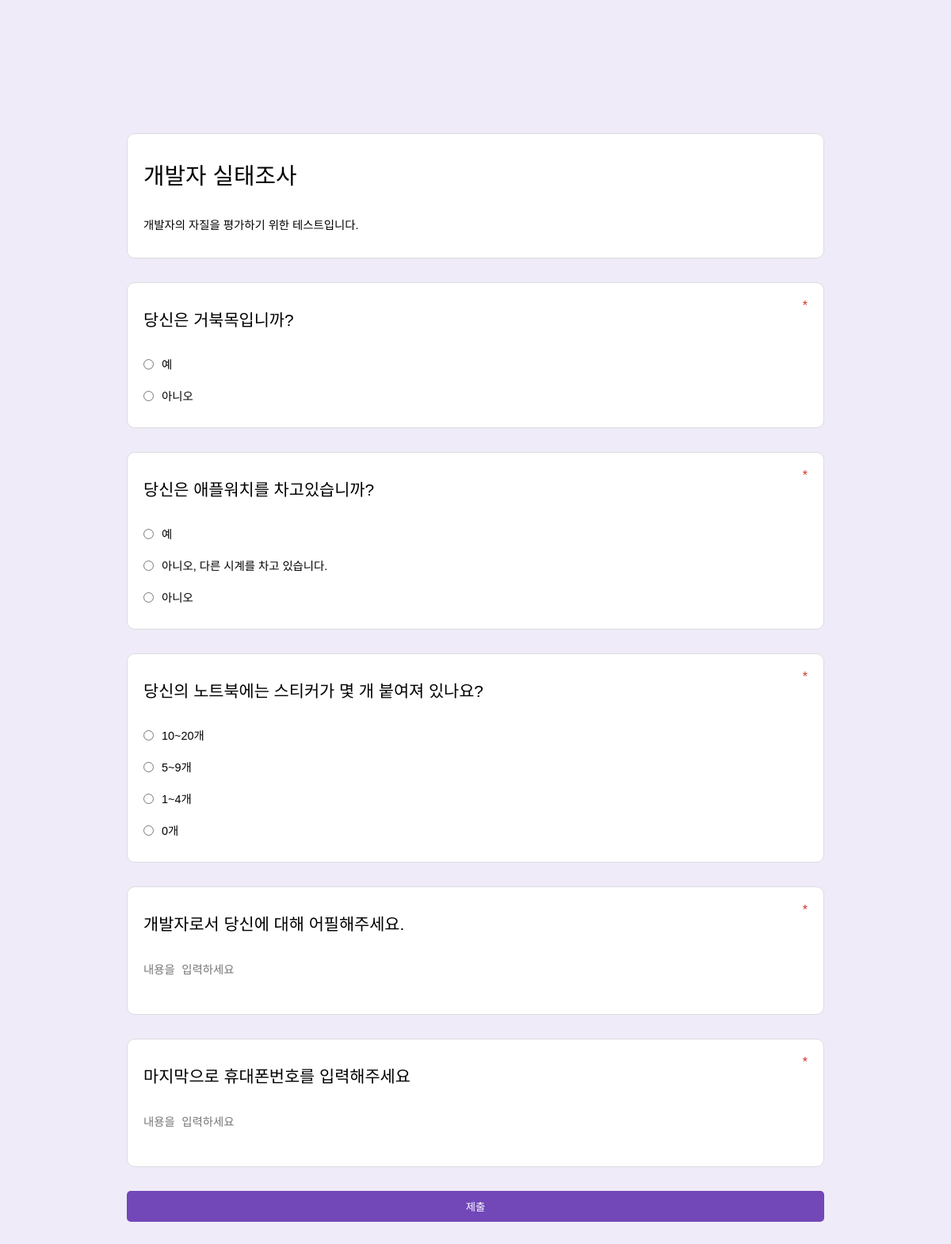
Page /forms/J91e9A55GvCK8nogAQvq/ on the earlier database version.
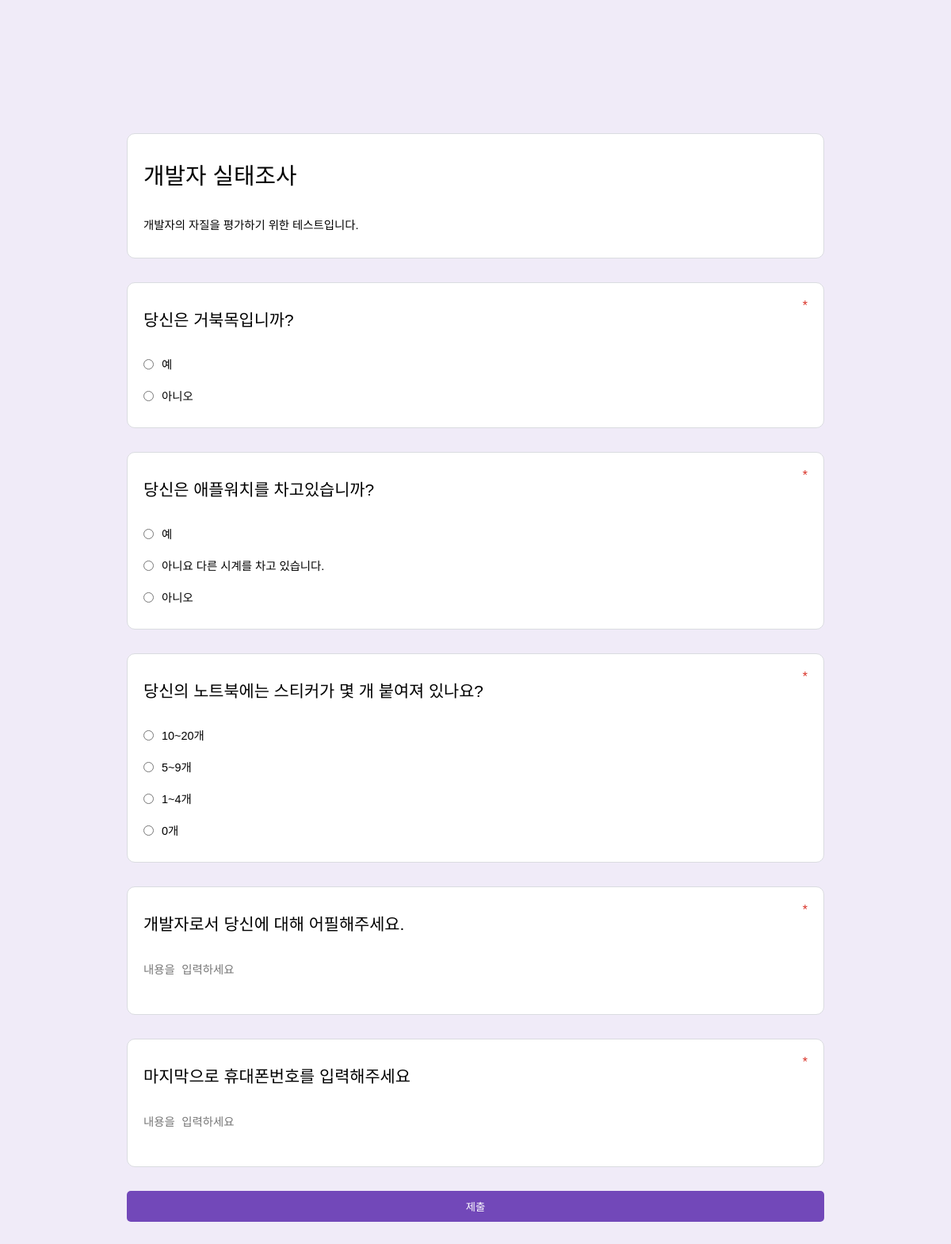
Same page on the later database version.
### core/models.py (models this page shows)
class Questions(models.Model):
    name = models.CharField(max_length= 10000)
    type = models.CharField(max_length=20)
    required = models.BooleanField(default= False)
    key = models.CharField(max_length = 5000, blank = True)
    options = models.ManyToManyField(Options, related_name = "options")

class Options(models.Model):
    name = models.CharField(max_length=5000)
    is_answer = models.BooleanField(default=False)

### core/views.py (the view)
# urls.py: path('forms/<str:key>/', views.form, name="form"),
def form(request,key) :
  form = FormModel.objects.filter(key = key)
  return render(request, 'forms/_key/index.html',{"form": form[0]})

### templates/forms/_key/index.html (shortened to what this page needs)
{% extends 'base.html' %} {% load static %} {% block css %}
<link rel="stylesheet" href="{% static 'css/form.css' %}?141" />
{% endblock %}  {% block content %}
<div class="fm-container">
    <form class="fm-form" method="POST" action="{% url 'api_form_id' form.key %}" autocomplete="off">
      <div class="fm-form-header fm-form-box">
        <div class=" fm-form-input fm-form-header-title" >{{form.title}}</div>
        <div class=" fm-form-input fm-form-textarea" >{{form.description}}</div>
      </div>
      {% for question in form.questions.all %}
      <div class="fm-form-content fm-form-box">
        <div class="fm-form-centent-top">
          <div class="fm-form-input fm-form-centent-top-input">{{question.name}}</div>
          <div class="fm-form-required">{% if question.required == True %}*{% endif %}</div>
        </div>
        <div class="fm-form-centent-middle">
        {% if question.type == "text" %}
          <div class="fm-type-text">
            <textarea name="{{question.id}}" value="{{form.description}}" class="fm-form-input fm-form-textarea autosize" placeholder="내용을 입력하세요" {% if question.required == True %}required{% endif %}></textarea>
          </div>
        {% endif %}
        {% if question.type == "radio" %}
          {% for option in question.options.all %}
          <div class="fm-type-option">
            <input name="{{question.id}}" value="{{option.id}}" class="fm-form-option" id="{{option.id}}" type="radio" {% if question.required == True %}required{% endif %}></input>
            <label class="fm-form-input" for="{{option.id}}">
              {{option.name}}
            </label>
          </div>
          {% endfor %}
        {% endif %}
        </div>
      </div>
      {% endfor %}
      <button class="btn">제출</button>
    </form>
</div>
{% endblock %}

Differences in the rows shown:
computed for Questions "당신은 애플워치를 차고있습니까?": required "☐ 아니오, 다른 시계를 차고 있습니다." → "☐ 아니요 다른 시계를 차고 있습니다."
changed Options: name "아니오, 다른 시계를 차고 있습니다." → "아니요 다른 시계를 차고 있습니다."
